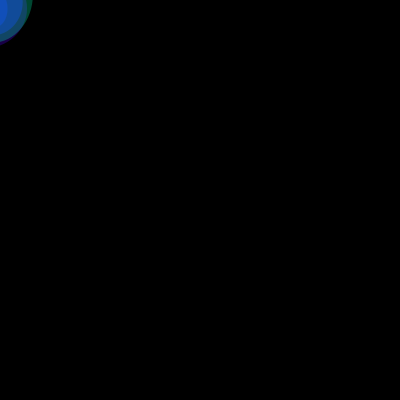
Frame 1 (no input)
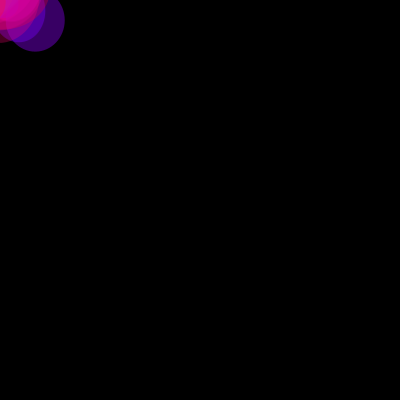
Frame 60 (the mouse pressed at the canvas centre just before this capture)
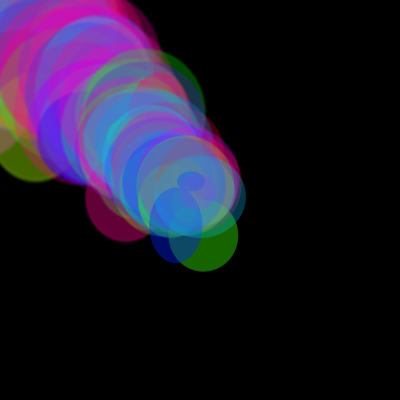
Frame 120 (the mouse held since frame 60 and released just before this capture)

The Processing sketch that drew these frames (run headless with seeded random() and noise(); from frame 60 on, the mouse is pressed at the canvas centre):

// Processing sketch: processing_165534
// ── processing_165534.pde

PImage ref;

void setup() {
  size(400,400);
  ref = new PImage (width/2,height/2);
  colorMode (HSB);
}

void draw() {
    noStroke();
    fill(random(0, 256),255,255,100);
    image (ref, 0,0, width, height);
    ellipse(mouseX+random(-10,10),mouseY+random(-20,10),20+random(20),20+random(20));
    ellipse(mouseX+random(-30,40),mouseY+random(-30,40),50+random(20),60+random(20));
    fill(random(0, 256),255,255,70);
    ellipse(mouseX+random(-20,10),mouseY+random(-20,10),30+random(20),30+random(20));
    fill(random(70, 256),255,255,70);
    ellipse(mouseX+random(-20,10),mouseY+random(-20,10),80+random(20),80+random(20));
    fill(random(70, 256),255,255,70);
    ellipse(mouseX+random(-20,10),mouseY+random(-20,10),80+random(20),80+random(20));
    ref= get(10,10,width-10,height-10);
}
